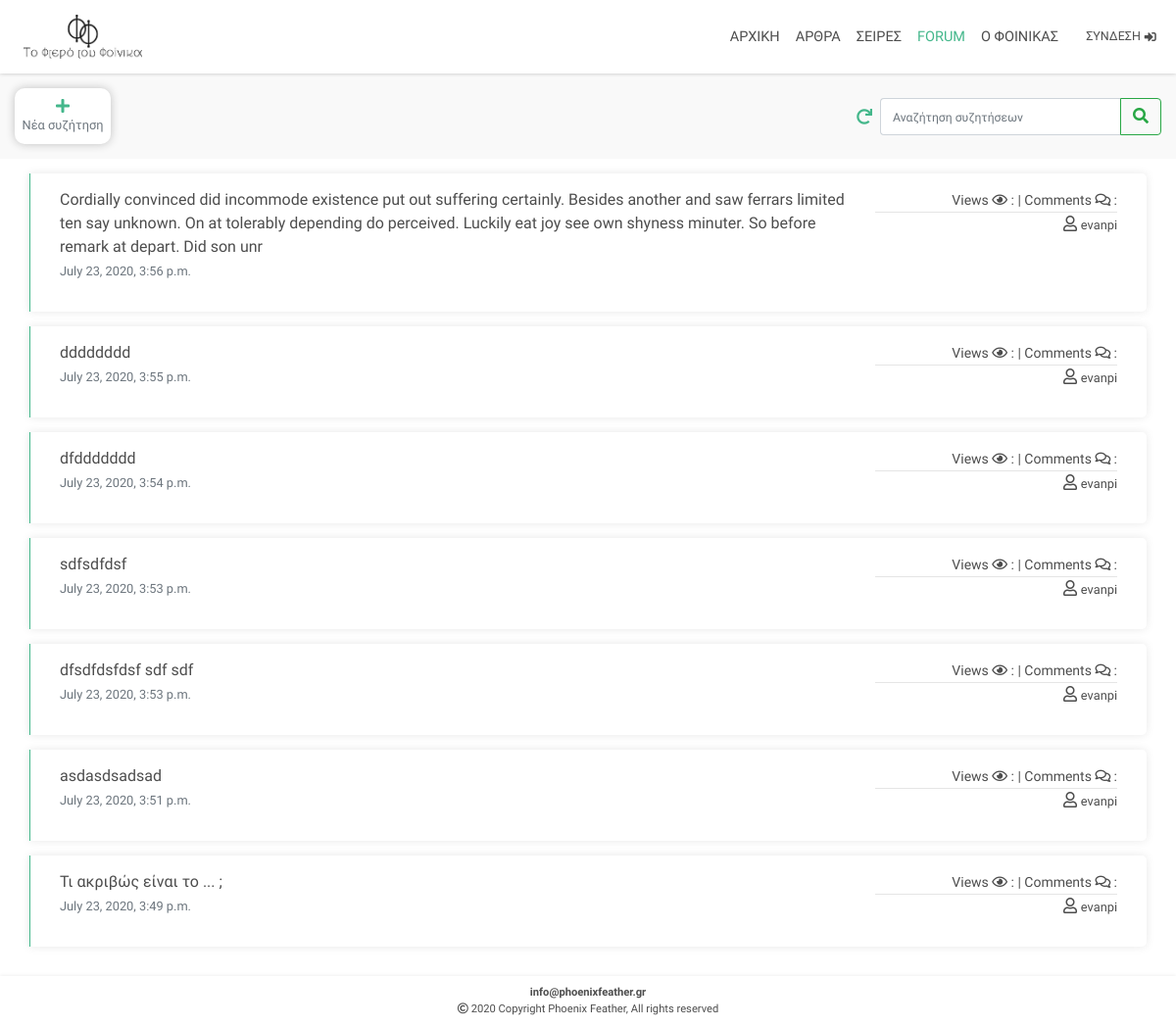
The page /forum/ on the database as committed earlier.
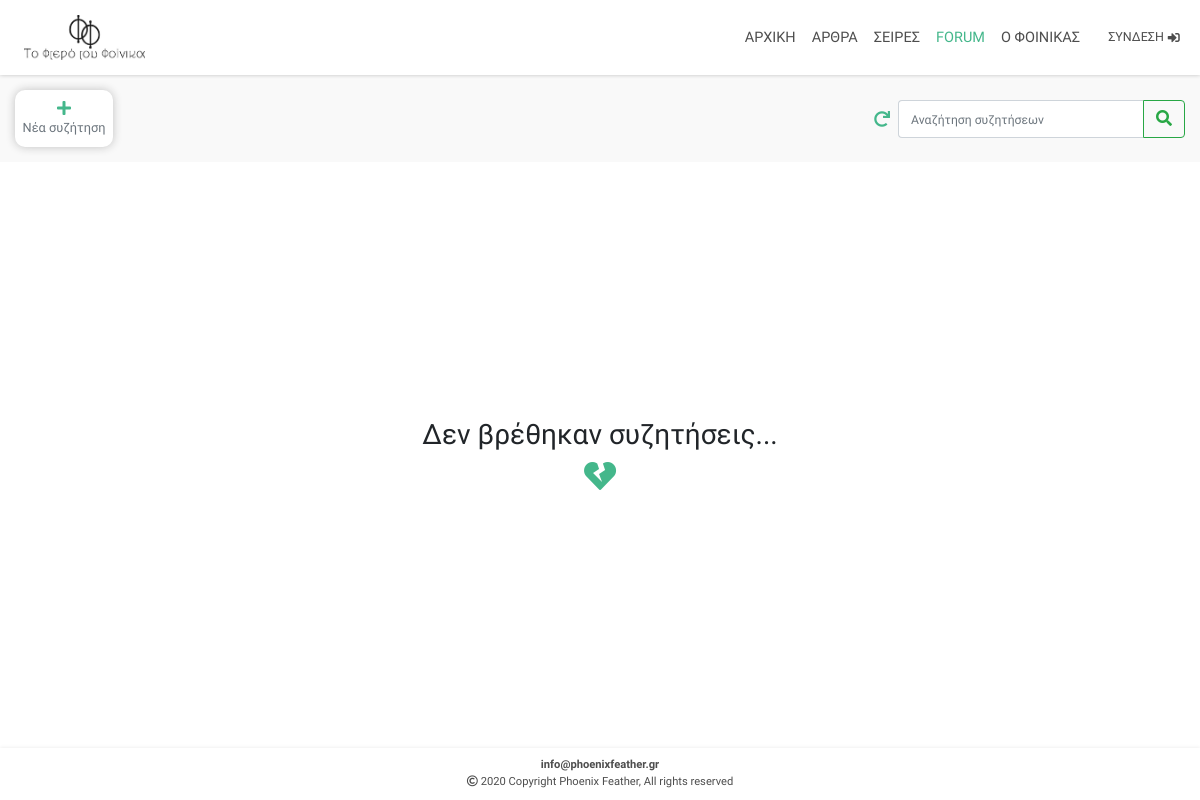
The same page on the database as committed later.
### forum/models.py (models this page shows, shortened)
class Discussions(models.Model, HitCountMixin):
    class Meta:
        verbose_name = 'Discussions'
        verbose_name_plural = 'Discussion'
    title = models.CharField(max_length=250,unique=True)
    created = models.DateTimeField(auto_now_add=True)
    discussion = models.TextField()
    tags = TaggableManager(blank=True)
    search = models.CharField(default='',editable=False,max_length=472)
    slug = models.SlugField(editable=False,max_length=150)
    author = models.CharField(editable=False, default='', max_length=64)
    approved = models.BooleanField(default=True)
    hit_count_generic = GenericRelation(HitCount, object_id_field='object_pk',related_query_name='hit_count_generic_relation')

### forum/views.py (the view)
# urls.py: path('forum/', include('forum.urls')),
def forum(request):
    discussions = Discussions.objects.all().order_by('-created')
    login_form = AuthenticationForm()
    request_messages = messages.get_messages(request)
    if request.method == 'POST':
        create_discussion_form = DiscussionForm(request.POST)
        if create_discussion_form.is_valid():
            create_discussion_form.save()
            messages.success(request, 'Η συζήτηση δημιουργήθηκε!')
            return redirect('forum')
        mut = request.POST.copy()
        if 'search' in mut.keys():
            mut['search'] = ''.join(c for c in unicodedata.normalize('NFD', mut['search'].lower()) if unicodedata.category(c) != 'Mn')
            discussions_Filter = DiscussionsFilter(mut, queryset=discussions)
            discussions = discussions_Filter.qs
        else:
            discussions_Filter = DiscussionsFilter()
    else:
        create_discussion_form = DiscussionForm()
        discussions_Filter = DiscussionsFilter()
    context = {'discussions':discussions,'discussions_Filter':discussions_Filter, 'login_form':login_form, 'create_discussion_form':create_discussion_form, 'request_messages':request_messages}
    return render(request, 'forum/forum.html', context)

### forum/forms.py
class DiscussionForm(forms.ModelForm):
    captcha = ReCaptchaField(
        widget=ReCaptchaV2Checkbox(
        attrs={
            'required' : 'required',
        }
    )
    )
    class Meta:
        model = Discussions
        fields = ['title','discussion','tags','captcha']
    def __init__(self, *args, **kwargs):
        super().__init__(*args, **kwargs)
        self.helper = FormHelper()
        self.helper.form_show_labels = False

### forum/templates/forum/forum.html (shortened to what this page needs)
{% extends 'articles/base.html' %}
{% load static %}
{% load thumbnail %}
{% load crispy_forms_tags %}
{% block links %}
<link rel="stylesheet" href="{% static 'forum/css/forum.css' %}">
<link rel="stylesheet" href="{% static 'articles/css/custom-buttons.css' %}">
{% endblock %}
{% block main %}
{% include 'articles/navigation.html' %}
<div id="search-and-create-discussions" class="container-fluid">
  {% if user.is_authenticated %}
  <div class="create-discussion-wrapper"  data-toggle="modal" data-target="#createDiscusionModal">
    <div class="create-discussion">
      <i class="fas fa-plus"></i>
      <small class="text-muted" style="margin-top:2px;">Νέα συζήτηση</small>
    </div>
  </div>
  {% else %}
  <div class="create-discussion-wrapper"  data-toggle="modal" data-target="#loginModal">
    <div class="create-discussion">
      <i class="fas fa-plus"></i>
      <small class="text-muted" style="margin-top:2px;">Νέα συζήτηση</small>
    </div>
  </div>
  {% endif %}
  <form id="discussions-search-form" action="{% url 'forum' %}" method="POST">
    <a href="{% url 'forum' %}">
      <div id="restore-default-discussions" style="height: 100%; width:32px; display: flex; flex-direction: column; justify-content: center; align-items: center;">
        <i style="color: #44b78b;" class="fas fa-redo"></i>
      </div>
    </a>
    {{discussions_Filter.form.search}}
    <button id="discussions-search-submit" class="btn btn-outline-success" type="submit"><i class="fas fa-search"></i></button>
  </form>
</div>
<div id="forum1">
  <div id="discussions-container" class="container">
    {% if discussions.count != 0 %}
      {% for discussion in discussions %}
        <div class="row discussion">
          <div style="margin-bottom:15px;" class="col-12 col-md-8 col-lg-9">
            <span>{{discussion.title}}</span><br>
            <small class="text-muted">{{discussion.created}}</small>
          </div>
          <div class="col-12 col-md-4 col-lg-3 text-right">
            <div>
              <span style="font-size:14px;">Views <i class="far fa-eye"></i> :  | </span>
              <span style="font-size:14px;">Comments <i class="far fa-comments"></i> : <a style="color:#44b78b;" href="{% url 'discussion' discussion.slug discussion.pk %}#disqus_thread"></a></span>
            </div>
            <hr style="margin:0;">
            <i class="far fa-user"></i>
            <small>{{discussion.author}}</small>
          </div>
        </div>
      {% endfor %}
    {% else %}
    <div class="text-center" id="no-articles-returned" style="width:100%; height: 100%; display:flex; flex-direction:column; justify-content:center; align-items:center;">
      <h3 class="d-none d-md-flex">Δεν βρέθηκαν συζητήσεις...</h3>
      <i style="color:#44b78b;" class="fas fa-heart-broken fa-2x"></i>
    </div>
    {% endif %}
  </div>
</div>
{% endblock %}
{% block footer %}
{% include 'articles/footer.html' %}
{% endblock %}

### articles/templates/articles/base.html (shortened to what this page needs)
{% load static %}
<!doctype html>
<html lang="en">
<head>
  <link rel="stylesheet" href="{% static 'articles/core/bootstrap/css/bootstrap.min.css' %}">
  <link rel="stylesheet" href="{% static 'articles/css/base.css' %}">
  <link rel="stylesheet" href="{% static 'articles/css/navigation.css' %}">
  <link rel="stylesheet" href="https://use.fontawesome.com/releases/v5.6.3/css/all.css">
  {% block links %}
  {% endblock %}
</head>
<body id="Site">
  <main id="Site-content">
    {% block main %}
    {% endblock %}
  </main>
  {% block footer %}
  {% endblock %}
</body>
</html>

### articles/templates/articles/navigation.html (shortened to what this page needs)
{% load static %}
<div style="height:75px;" class="d-none d-md-block navHBlock"></div>
<div id="navbarWrapper" class="d-none d-md-block">
  <nav class="navbar navbar-expand-md">
    <a class="navbar-brand" href="{% url 'index' %}">
      <img style="max-height: 45px;" src="{% static 'articles/material/logo/phoenix_feather_logo_2.jpg' %}" alt="">
    </a>
    <div id="navbarLinks">
      <ul class="navbar-nav">
        <li class="nav-item">
          <a class="nav-link" href="{% url 'index' %}" id="navbarHome"><span>ΑΡΧΙΚΗ</span></a>
        </li>
        <li class="nav-item">
          <a class="nav-link" href="{% url 'articles' %}" id="navbarArticles"><span>ΑΡΘΡΑ</span></a>
        </li>
        <li class="nav-item">
          <a class="nav-link" href="{% url 'courses' %}" id="navbarCourses"><span>ΣΕΙΡΕΣ</span></a>
        </li>
        <li class="nav-item">
          <a class="nav-link" href="{% url 'forum' %}" id="navbarForum"><span>FORUM</span></a>
        </li>
        <li class="nav-item">
          <a class="nav-link" href="{% url 'informations' %}" id="navbarFAQs"><span>Ο ΦΟΙΝΙΚΑΣ</span></a>
        </li>
        {% if user.is_authenticated %}
        <li id="user-image-menu" class="nav-item" style="margin-right:15px; margin-left:30px; position: relative;">
          <a href="{% url 'profile' %}">
            <div class="user-nav-link">
              <span>{{user.email}}</span>
              <div class="firstLetterImageDiv">
                <span>{{user.email|upper|first}}</span>
              </div>
            </div>
          </a>
          <div id="user-image-dropdown-menu">
            <div id="user-image-dropdown-menu-inner">
              <a style="margin:0;" href="{% url 'profile' %}" class="nav-link log-in-out-nav-link">
                <div class="nav-tools-login">
                  <span>ΠΡΟΦΙΛ</span>
                </div>
              </a>
              {% if user.is_authenticated %}
                <a href="{% url 'logout' %}" class="nav-link log-in-out-nav-link">
                  <div class="nav-tools-login">
                    <span style="font-size: 12.2px;">ΑΠΟΣΥΝΔΕΣΗ</span>
                    <i class="fas fa-sign-out-alt"></i>
                  </div>
                </a>
              {% else %}
                <a href="{% url 'login' %}" class="nav-link log-in-out-nav-link">
                  <div class="nav-tools-login">
                    <span style="font-size: 12.5px;">ΣΥΝΔΕΣΗ</span>
                    <i class="fas fa-sign-in-alt"></i>
                  </div>
                </a>
              {% endif %}
            </div>
          </div>
        </li>
        {% else %}
        <div style="width:112px;">
          <a href="{% url 'login' %}" class="nav-link log-in-out-nav-link">
            <div class="nav-tools-login">
              <span  style="font-size: 12.5px;">ΣΥΝΔΕΣΗ</span>
              <i class="fas fa-sign-in-alt"></i>
            </div>
          </a>
        </div>
        {% endif %}
      </ul>
    </div>
  </nav>
</div>

### articles/templates/articles/footer.html (shortened to what this page needs)
<div id="footer" style="min-height:52px; background:white; box-shadow:0px 0px 4px #e8e8e8; width:100%; display:flex; flex-direction: column; justify-content:center; align-items:center;">
  <small style="color:#4d4d4d; font-weight: bold;">info@phoenixfeather.gr</small>
  <small style="color:#4d4d4d;"><i class="far fa-copyright"></i> 2020 Copyright Phoenix Feather, All rights reserved</small>
</div>

### articles/static/articles/css/base.css (style rules this page uses)
#Site { display: flex; min-height: 100vh; flex-direction: column; }
#Site-content { flex: 1; }
body, html { font-family: 'Didact Gothic'; max-width: 100vw !important; overflow-x: hidden; }
a { text-decoration: none !important; outline: none !important; }
#footer { font-size: 14px; }

### articles/static/articles/css/navigation.css (style rules this page uses)
.navbar { min-height: 75px; width: 100%; position: fixed; top: 0; background: white; box-shadow: 0px 0px 4px silver; padding: 4px 0px 4px 0px; z-index: 800; }
#navbarLinks { width: 100%; }
.navbar-nav { display: flex; justify-content: flex-end; align-items: center; }
.navbar-brand { margin-left: 2vw; display: flex; flex-direction: column; justify-content: center; align-items: center; }
.navbar-nav a { color: #4d4d4d; transition: 0.4s; font-size: 14.5px; }
.navbar .nav-link { transition: all 0.3s ease-in-out; }
.nav-tools-login { display: flex; justify-content: center; align-items: center; cursor: pointer; }
.nav-tools-login i { margin-left:4px; }
.log-in-out-nav-link { font-size: 12px !important; }

### forum/static/forum/css/forum.css (style rules this page uses)
#forum1 { min-height: calc(100vh - 90px - 87px - 52px); display: flex; flex-direction: column; justify-content: center; align-items: center; padding: 0px 15px 15px 15px; }
body { padding-right: 0 !important; }
.create-discussion { height: 57px; border-radius: 10px; padding:15px 7.5px 15px 7.5px; box-shadow: 0px 0px 10px silver; display: flex; flex-direction: column; justify-content: center; align-items: center; color: #44b78b; transition: box-shadow 0.4s; cursor: pointer; background: white; }
#discussions-search-form { display:flex; }
#search-and-create-discussions { display: flex; justify-content: space-between; align-items: center; padding-top:15px; padding-bottom:15px; margin-bottom: 15px; background: #f9f9f9; }
#discussions-search-input { border-right: none; border-top-right-radius: 0px; border-bottom-right-radius: 0px; }
#discussions-search-input::placeholder { font-size: 12.2px; }
#discussions-search-submit { border-top-left-radius: 0px; border-bottom-left-radius: 0px; }

### forum/templates/forum/forum.html (style rules this page uses)
#navbarForum, #sidebarForum { color: #44b78b; }

Rows that differ between the two databases and show on the page:
removed Discussions: title "Cordially convinced did incommode existence put out suffering certainly. Besides another and saw ferrars limited ten say unknown. On at tolerably depending do perceived. Luckily eat joy see own shyness minuter. So before remark at depart. Did son unr", created "July 23, 2020, 3:56 p.m.", author "evanpi"
removed Discussions: title "dddddddd", created "July 23, 2020, 3:55 p.m.", author "evanpi"
removed Discussions: title "dfddddddd", created "July 23, 2020, 3:54 p.m.", author "evanpi"
removed Discussions: title "sdfsdfdsf", created "July 23, 2020, 3:53 p.m.", author "evanpi"
removed Discussions: title "dfsdfdsfdsf sdf sdf", created "July 23, 2020, 3:53 p.m.", author "evanpi"
removed Discussions: title "asdasdsadsad", created "July 23, 2020, 3:51 p.m.", author "evanpi"
removed Discussions: title "Τι ακριβώς είναι το ... ;", created "July 23, 2020, 3:49 p.m.", author "evanpi"
Other text that changed with them:
text now shown: "Δεν βρέθηκαν συζητήσεις..."
